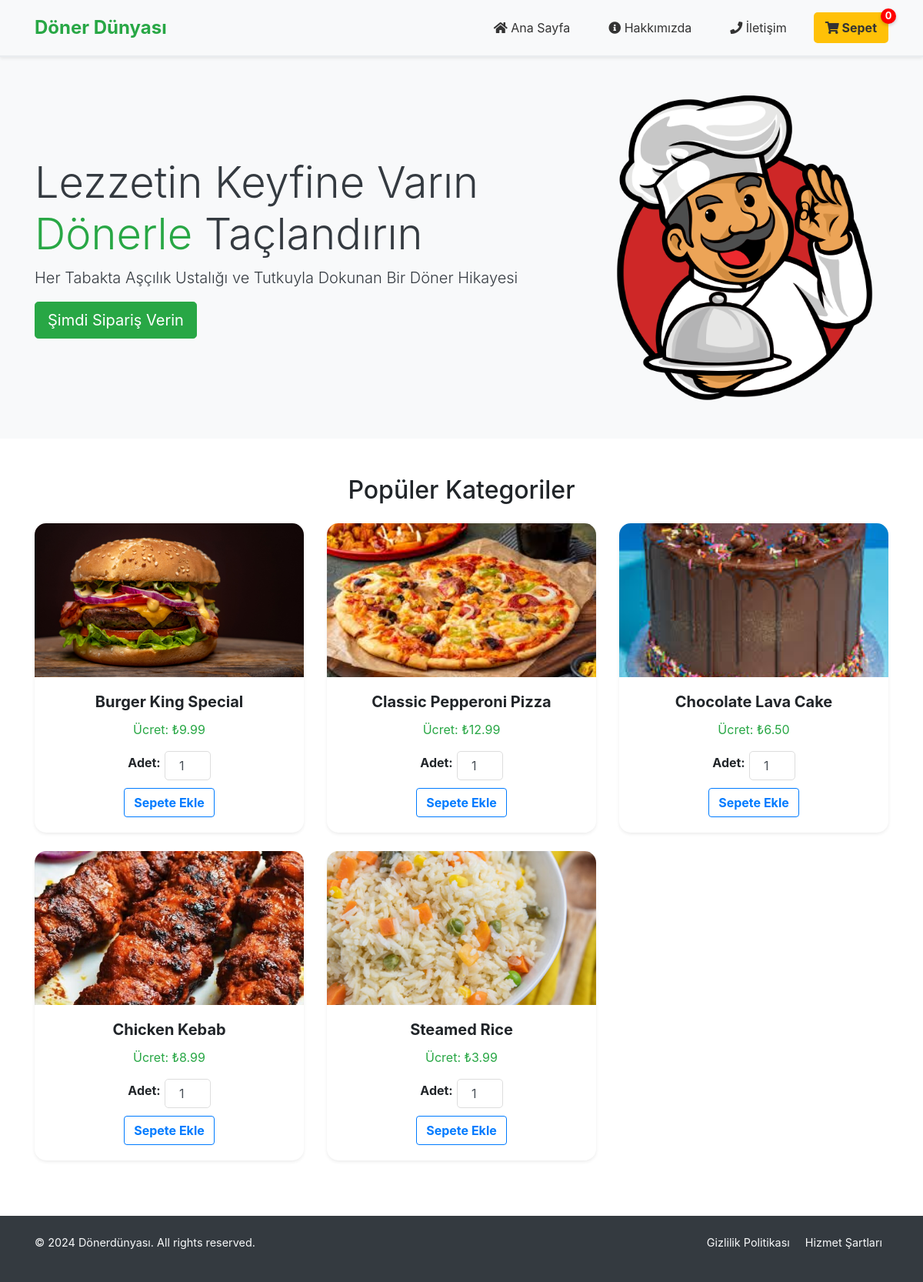
/main_page.php, run on the app's committed database.
### tables this page shows
CREATE TABLE IF NOT EXISTS Food (
    id INT AUTO_INCREMENT PRIMARY KEY,
    name VARCHAR(100) NOT NULL,
    price DECIMAL(10,2) NOT NULL,
    category VARCHAR(50) NOT NULL,
    image_url TEXT NOT NULL,
    rating DECIMAL(3,2) DEFAULT 0.00
);

### main_page.php (the view, shortened to what this page needs)
<!DOCTYPE html>
<html lang="en">
<head>
    <link rel="stylesheet" href="https://stackpath.bootstrapcdn.com/bootstrap/4.5.2/css/bootstrap.min.css">
    <link rel="stylesheet" href="./style.css">
    <link href="https://cdnjs.cloudflare.com/ajax/libs/font-awesome/5.15.4/css/all.min.css" rel="stylesheet">
<header class="sticky-header bg-light shadow-sm">
    <div class="container d-flex align-items-center justify-content-between py-3">
        <div class="logo">
            <h2 class="text-success">Döner Dünyası</h2>
        </div>
        <nav class="nav">
          <a href="main_page.php" class="nav-link"><i class="fas fa-home"></i> Ana Sayfa</a>
          <a href="about_us.php" class="nav-link"><i class="fas fa-info-circle"></i> Hakkımızda</a>
          <a href="contact_us.php" class="nav-link"><i class="fas fa-phone"></i> İletişim</a>
          <a href="basket.php" class="nav-link basket-btn position-relative">
          <i class="fas fa-shopping-cart"></i> Sepet
            <span class="badge basket-count position-absolute top-0 start-100 translate-middle">0</span>
          </a>
        </nav>
    </div>
</header>
</head>
<body>
    <section class="hero bg-light text-dark py-5">
        <div class="container d-flex align-items-center justify-content-between">
            <div>
                <h1 class="display-4">Lezzetin Keyfine Varın <br> <span class="text-success font-weight:bold ">Dönerle</span> Taçlandırın</h1>
                <p class="lead">Her Tabakta Aşçılık Ustalığı ve Tutkuyla Dokunan Bir Döner Hikayesi</p>
                <a href="./basket.php" class="btn btn-success btn-lg mr-3">Şimdi Sipariş Verin</a>
            </div>
            <img src="assets/images/chef2.png" alt="Chef" class="img-fluid chef-image">
        </div>
    </section>
    <section class="popular py-5">
        <div class="container">
            <h2 class="text-center mb-4">Popüler Kategoriler</h2>
            <div class="row">
                <?php
                include('php/db_connect.php');
                $query = "SELECT * FROM Food";
                $result = $conn->query($query);
                if ($result->num_rows > 0):
                    while ($row = $result->fetch_assoc()): ?>
                        <div class="col-md-4 mb-4">
                            <div class="card shadow-sm food-card">
                                <img src="<?php echo $row['image_url']; ?>" class="card-img-top" alt="<?php echo $row['name']; ?>">
                                <div class="card-body text-center">
                                    <h5 class="card-title"><?php echo $row['name']; ?></h5>
                                    <p class="card-text">
                                        Ücret: ₺<span class="price"><?php echo $row['price']; ?></span>
                                    </p>
                                    <div class="quantity-section">
                                        <label for="quantity-<?php echo $row['id']; ?>">Adet:</label>
                                        <input type="number" class="form-control quantity-input" id="quantity-<?php echo $row['id']; ?>" value="1" min="1">
                                    </div>
                                    <button class="btn btn-outline-primary add-to-basket-btn" data-id="<?php echo $row['id']; ?>" data-price="<?php echo $row['price']; ?>"> Sepete Ekle </button>
                                </div>
                            </div>
                        </div>
                    <?php endwhile;
                else: ?>
                    <p>Hiçbir Sıpariş Bulunamadı!</p>
<?php endif; ?>
            </div>
        </div>
    </section>
    <footer class="bg-dark text-light py-4">
        <div class="container d-flex justify-content-between">
            <p>© 2024 Dönerdünyası. All rights reserved.</p>
            <div>
                <a href="#" class="text-light mx-2">Gizlilik Politikası</a>
                <a href="#" class="text-light mx-2">Hizmet Şartları</a>
            </div>
        </div>
    </footer>
</body>
</html>

### style.css (style rules this page uses)
.hero { background: #f8f9fa; text-align: left; }
.chef-image { max-width: 400px; border-radius: 12px; }
.card { border: none; border-radius: 15px; overflow: hidden; transition: transform 0.3s ease, box-shadow 0.3s ease; }
.card-img-top { height: 200px; object-fit: cover; }
.card-title { font-size: 1.25rem; font-weight: bold; }
.card-text { font-size: 1rem; color: #28a745; }
.add-to-basket-btn { font-weight: bold; transition: background-color 0.3s ease, color 0.3s ease; }
footer { display: flex; justify-content: space-between; align-items: center; padding: 1rem 0; font-size: 0.9rem; }
footer a { text-decoration: none; color: #fff; }
.food-card { border: none; border-radius: 15px; overflow: hidden; transition: transform 0.3s ease, box-shadow 0.3s ease; }
.card-img-top { height: 200px; object-fit: cover; transition: transform 0.3s ease; }
.quantity-section { display: flex; align-items: center; justify-content: center; margin-bottom: 10px; }
.quantity-section label { margin-right: 5px; font-weight: bold; }
.quantity-input { width: 60px; text-align: center; border: 1px solid #ddd; border-radius: 5px; padding: 5px; font-size: 1rem; }
.sticky-header { position: sticky; top: 0; z-index: 1000; background-color: #f8f9fa; border-bottom: 2px solid #e9ecef; }
.sticky-header .logo h2 { margin: 0; font-size: 1.5rem; font-weight: bold; color: #28a745; }
.sticky-header .nav { display: flex; gap: 20px; }
.sticky-header .nav-link { text-decoration: none; font-size: 1rem; color: #333; padding: 8px 15px; border-radius: 5px; transition: background-color 0.3s, color 0.3s; }
.basket-btn { background-color: #ffc107; color: black; padding: 8px 15px; font-weight: bold; border-radius: 5px; transition: background-color 0.3s ease, color 0.3s ease; }
.sticky-header { box-shadow: 0 4px 6px rgba(0, 0, 0, 0.1); }
.basket-count { background-color: red; color: white; font-size: 0.8rem; font-weight: bold; width: 20px; height: 20px; border-radius: 50%; display: flex; align-items: center; justify-content: center; position: absolute; top: -5px; right: -10px; z-index: 1; box-shadow: 0 2px 4px rgba(0, 0, 0, 0.2); }

### data on the page
food: image_url (picture), name "Burger King Special", price "9.99", id "1"
food: image_url (picture), name "Classic Pepperoni Pizza", price "12.99"
food: image_url (picture), name "Chocolate Lava Cake", price "6.50"
food: image_url (picture), name "Chicken Kebab", price "8.99"
food: image_url (picture), name "Steamed Rice", price "3.99"
